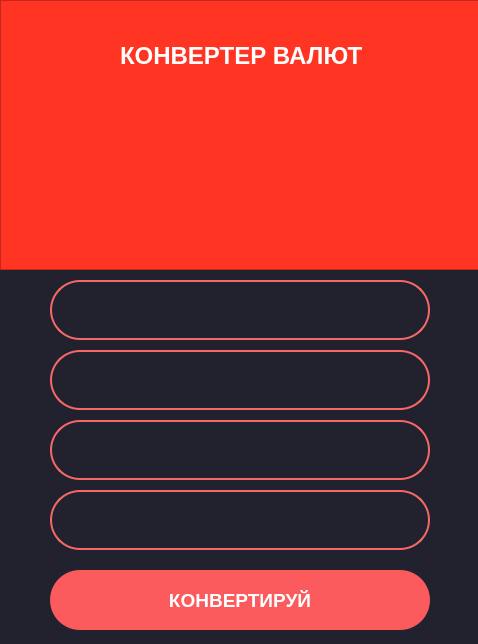
<?xml version="1.0" encoding="UTF-8"?>
<ui version="4.0">
 <class>MainWindow</class>
 <widget class="QMainWindow" name="MainWindow">
  <property name="geometry">
   <rect>
    <x>0</x>
    <y>0</y>
    <width>478</width>
    <height>644</height>
   </rect>
  </property>
  <property name="windowTitle">
   <string>MainWindow</string>
  </property>
  <widget class="QWidget" name="centralwidget">
   <property name="styleSheet">
    <string notr="true">background-color: #22222e
</string>
   </property>
   <widget class="QFrame" name="frame">
    <property name="geometry">
     <rect>
      <x>0</x>
      <y>0</y>
      <width>480</width>
      <height>270</height>
     </rect>
    </property>
    <property name="styleSheet">
     <string notr="true">background-color: rgb(255, 52, 34)</string>
    </property>
    <property name="frameShape">
     <enum>QFrame::StyledPanel</enum>
    </property>
    <property name="frameShadow">
     <enum>QFrame::Raised</enum>
    </property>
    <widget class="QLabel" name="label">
     <property name="geometry">
      <rect>
       <x>120</x>
       <y>30</y>
       <width>251</width>
       <height>51</height>
      </rect>
     </property>
     <property name="font">
      <font>
       <family>Arial</family>
       <pointsize>18</pointsize>
       <weight>75</weight>
       <bold>true</bold>
      </font>
     </property>
     <property name="styleSheet">
      <string notr="true">color: white
</string>
     </property>
     <property name="text">
      <string>КОНВЕРТЕР ВАЛЮТ</string>
     </property>
    </widget>
    <widget class="QLabel" name="label_2">
     <property name="geometry">
      <rect>
       <x>70</x>
       <y>90</y>
       <width>341</width>
       <height>161</height>
      </rect>
     </property>
     <property name="text">
      <string/>
     </property>
     <property name="pixmap">
      <pixmap>icon.png</pixmap>
     </property>
    </widget>
   </widget>
   <widget class="QLineEdit" name="input_corrency">
    <property name="geometry">
     <rect>
      <x>50</x>
      <y>280</y>
      <width>380</width>
      <height>60</height>
     </rect>
    </property>
    <property name="font">
     <font>
      <family>Arial</family>
      <pointsize>14</pointsize>
      <weight>75</weight>
      <bold>true</bold>
     </font>
    </property>
    <property name="styleSheet">
     <string notr="true">background-color: #22222e;
border: 2px solid #f66867;
border-radius: 30px;
color: white;</string>
    </property>
    <property name="text">
     <string/>
    </property>
    <property name="alignment">
     <set>Qt::AlignCenter</set>
    </property>
   </widget>
   <widget class="QLineEdit" name="input_amount">
    <property name="geometry">
     <rect>
      <x>50</x>
      <y>350</y>
      <width>380</width>
      <height>60</height>
     </rect>
    </property>
    <property name="font">
     <font>
      <family>Arial</family>
      <pointsize>14</pointsize>
      <weight>75</weight>
      <bold>true</bold>
     </font>
    </property>
    <property name="styleSheet">
     <string notr="true">background-color: #22222e;
border: 2px solid #f66867;
border-radius: 30px;
color: white;</string>
    </property>
    <property name="text">
     <string/>
    </property>
    <property name="alignment">
     <set>Qt::AlignCenter</set>
    </property>
   </widget>
   <widget class="QLineEdit" name="output_corrency">
    <property name="geometry">
     <rect>
      <x>50</x>
      <y>420</y>
      <width>380</width>
      <height>60</height>
     </rect>
    </property>
    <property name="font">
     <font>
      <family>Arial</family>
      <pointsize>14</pointsize>
      <weight>75</weight>
      <bold>true</bold>
     </font>
    </property>
    <property name="styleSheet">
     <string notr="true">background-color: #22222e;
border: 2px solid #f66867;
border-radius: 30px;
color: white;</string>
    </property>
    <property name="text">
     <string/>
    </property>
    <property name="alignment">
     <set>Qt::AlignCenter</set>
    </property>
   </widget>
   <widget class="QLineEdit" name="output_amount">
    <property name="geometry">
     <rect>
      <x>50</x>
      <y>490</y>
      <width>380</width>
      <height>60</height>
     </rect>
    </property>
    <property name="font">
     <font>
      <family>Arial</family>
      <pointsize>14</pointsize>
      <weight>75</weight>
      <bold>true</bold>
     </font>
    </property>
    <property name="styleSheet">
     <string notr="true">background-color: #22222e;
border: 2px solid #f66867;
border-radius: 30px;
color: white;</string>
    </property>
    <property name="text">
     <string/>
    </property>
    <property name="alignment">
     <set>Qt::AlignCenter</set>
    </property>
   </widget>
   <widget class="QPushButton" name="pushButton">
    <property name="geometry">
     <rect>
      <x>50</x>
      <y>570</y>
      <width>380</width>
      <height>60</height>
     </rect>
    </property>
    <property name="font">
     <font>
      <family>Arial</family>
      <pointsize>14</pointsize>
      <weight>75</weight>
      <bold>true</bold>
     </font>
    </property>
    <property name="styleSheet">
     <string notr="true">QPushButton {
	color: rgb(255, 255, 255);
	background-color: #fb5b5d;
	border-radius: 30; 
}

QPushButton:pressed{
	background-color: #fa4244
}
</string>
    </property>
    <property name="text">
     <string>КОНВЕРТИРУЙ</string>
    </property>
   </widget>
  </widget>
 </widget>
 <resources/>
 <connections/>
</ui>
